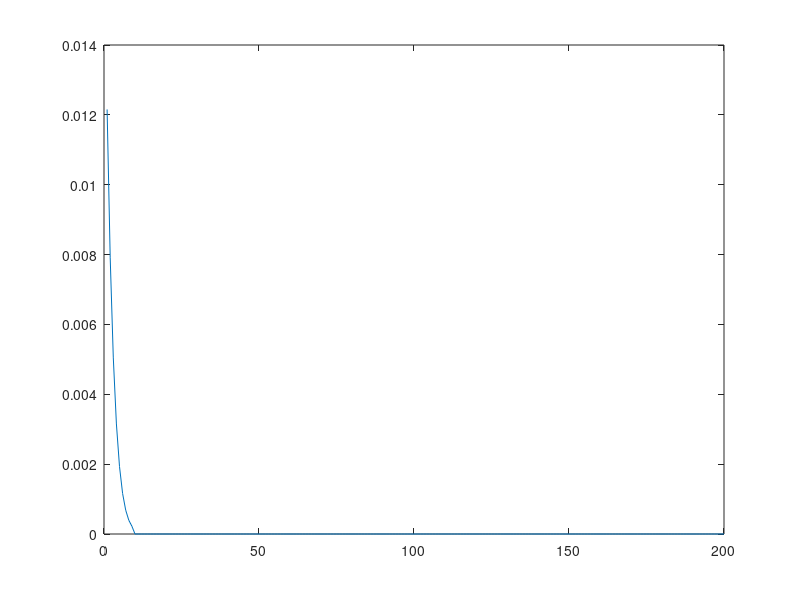
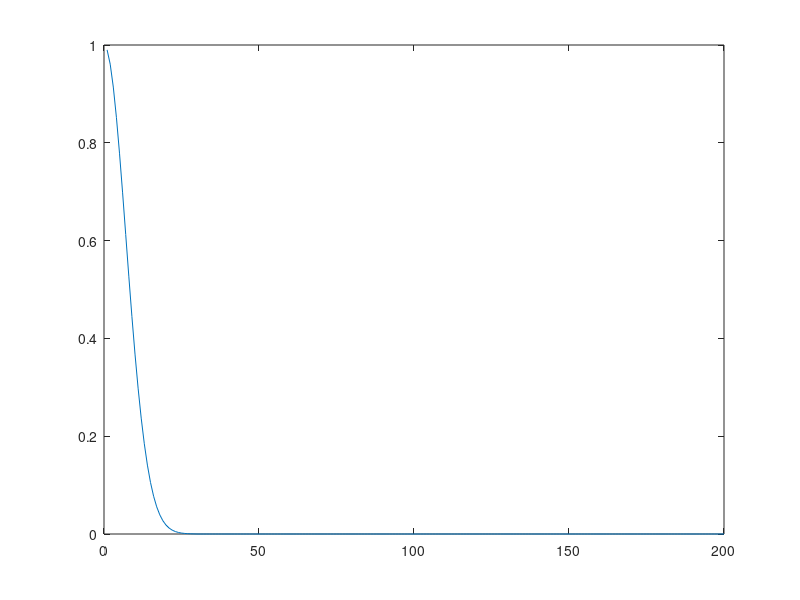
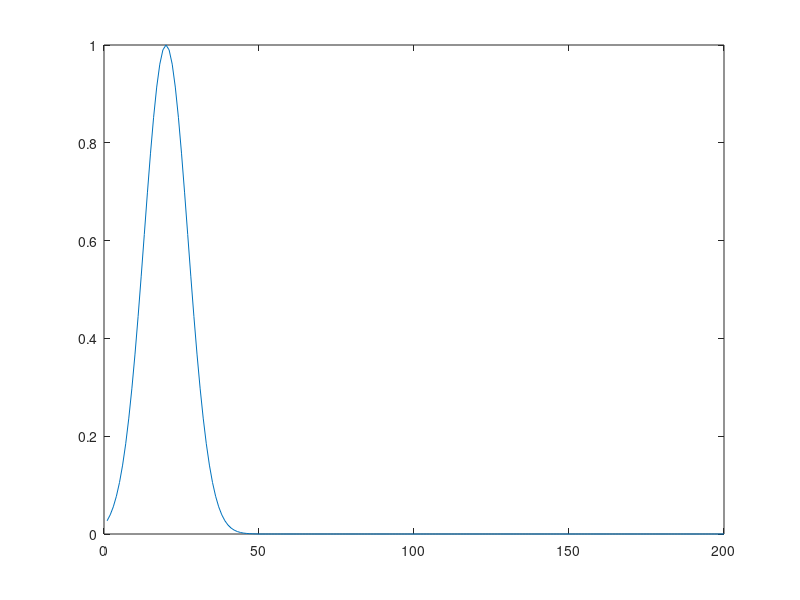
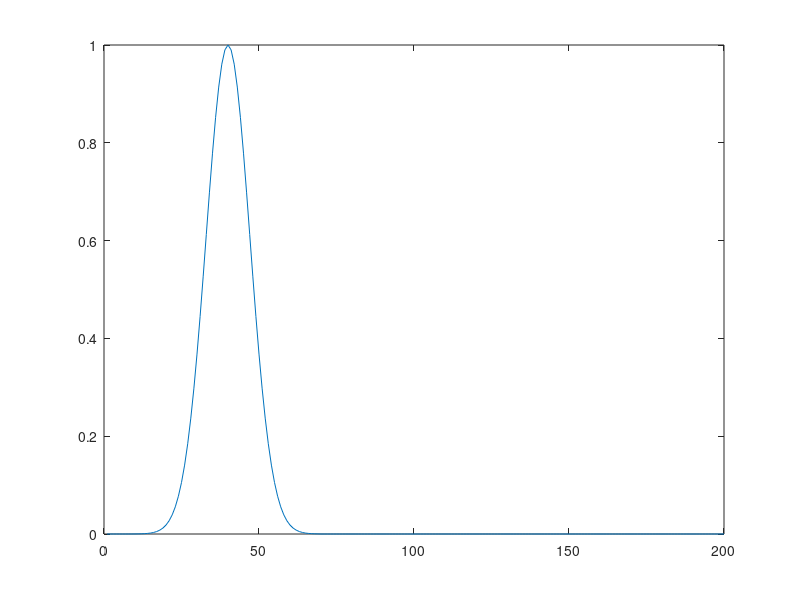

Write the MATLAB code that produced these figures, in order.
% Simulation parameters.
SIZE = 200; % No. of spatial steps
MaxTime = 200; % No. of time steps
imp0 = 377.0; % Impedence of free space

% Initialization.
Ez = zeros ( SIZE, MaxTime ); % z-component of E-field
Hy = zeros ( SIZE, MaxTime ); % y-component of H-field
PLOT1(1) = 0; % Data for plotting.

% Outer loop for time-stepping.
for q = 2:MaxTime
    % Calculation of Hy using update difference equation for Hy. This is time step q.
    for m = 1:SIZE-1
        Hy(m,q) = Hy(m,q-1) + ( ( Ez(m+1,q-1) - Ez(m,q-1) ) / imp0 );
    end
    % Calculation of Ez using updated difference equation for Ez. This is time step q+1/2.
    for m = 2:SIZE
        Ez(m,q) = Ez(m,q-1) + ( imp0 * ( Hy(m,q) - Hy(m-1,q) ) );
    end
    % Activating a plane-wave source.
    Ez(1,q) = exp ( - 1 * ( (q-31)^2) / 100 );
end

% Plotting Electric field at differenct times.
figure
plot ( Ez(:,10) )
figure
plot ( Ez(:,30) )
figure
plot ( Ez(:,50) )
figure
plot ( Ez(:,70) )
figure
plot ( Ez(:,90) )
figure
plot ( Ez(:,110) )
figure
plot ( Ez(:,120) )
figure
plot ( Ez(:,130) )
figure
plot ( Ez(:,150) )